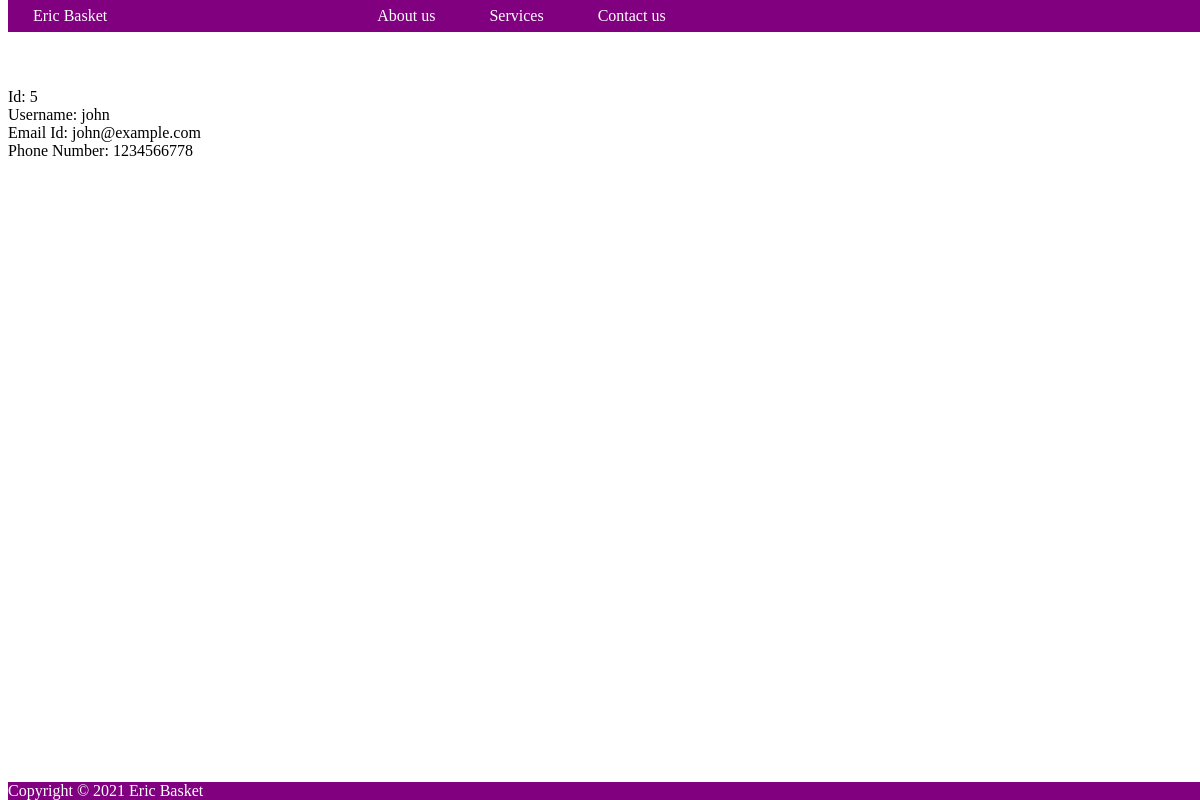
The page /userdetail/5/ on the database as committed earlier.
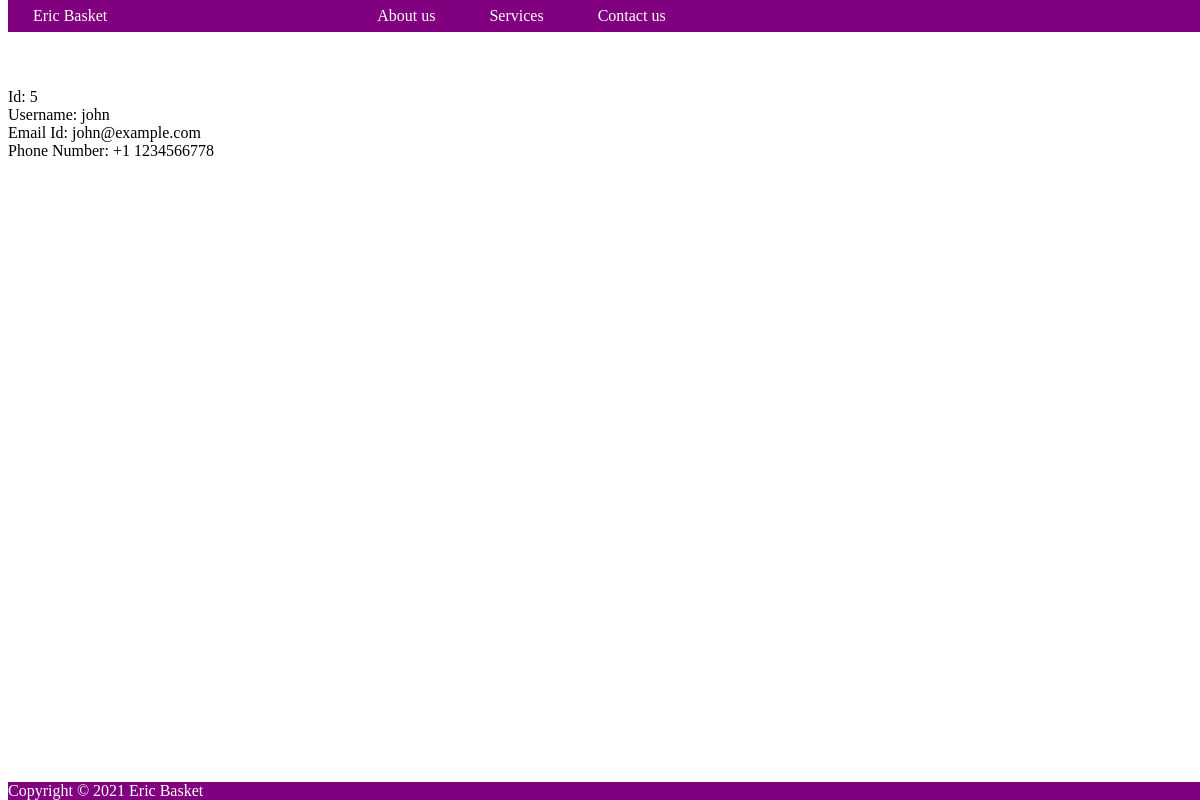
The same page on the database as committed later.
### project_app1/models.py (models this page shows, shortened)
class RegisteredUser(models.Model):
    name = models.CharField(max_length=100)
    emailid = models.CharField(max_length=100)
    phoneNum = models.CharField(blank=True, null=True, max_length=20)
    password = models.CharField(max_length=30)

### project_app1/views.py (the view)
# urls.py: path("userdetail/<int:pk>/", views.UserDetailView.as_view(template_name="user_detail.html"), name="userdetail"),
class UserDetailView(DetailView):
    model = RegisteredUser

### project_app1/templates/user_detail.html (shortened to what this page needs)
{% extends 'base.html' %}
    {% block content %}
        Id: {{ object.id }}<br>
        Username: {{ object.name }}<br>
        Email Id: {{ object.emailid }}<br>
        Phone Number: {{ object.phoneNum }}<br>
    {% endblock content %}

Rows that differ between the two databases and show on the page:
changed RegisteredUser "john": phoneNum "1234566778" → "+1 1234566778"
